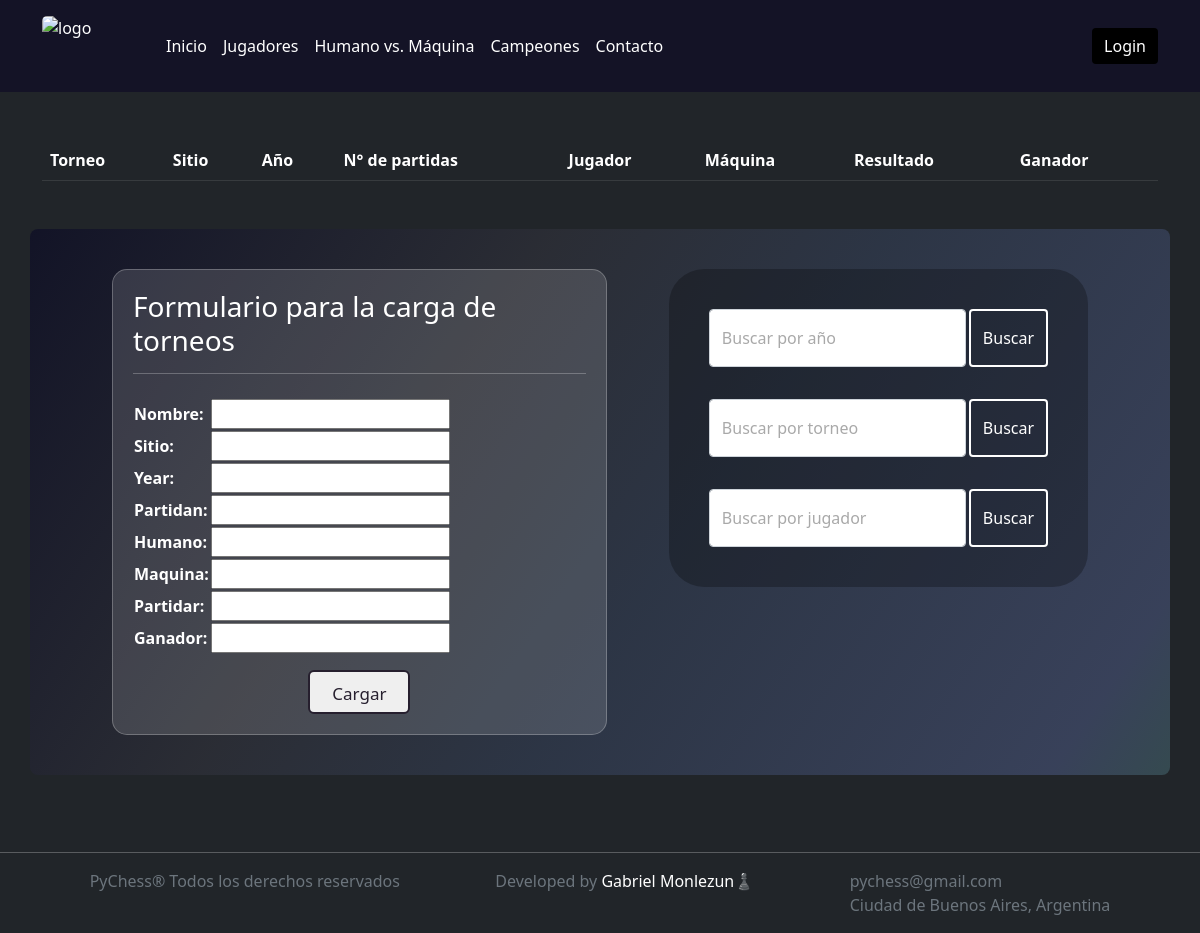
/Personas/torneo, run on an earlier commit of the app's database.
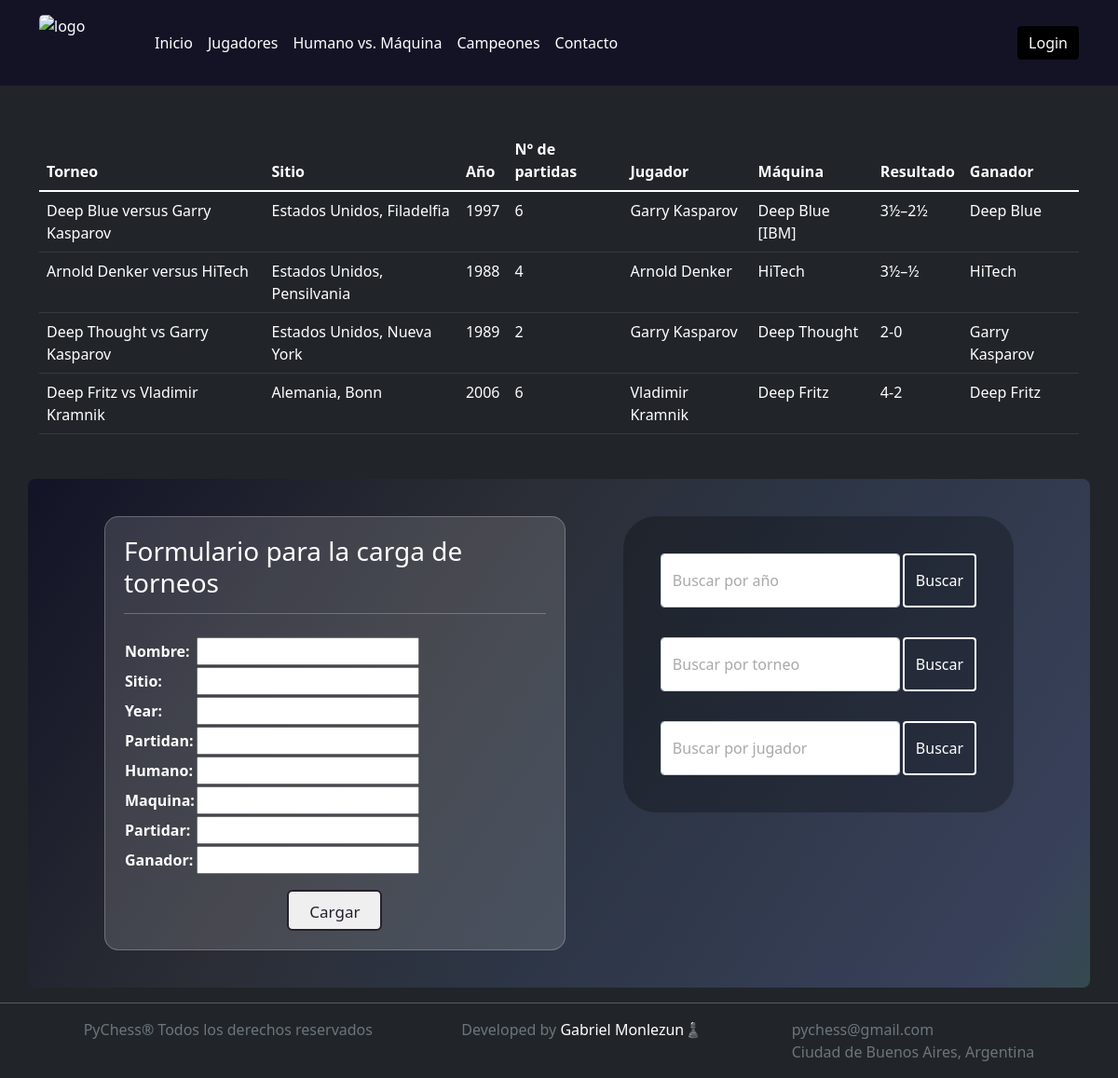
And on a later commit of the database.
### Personas/models.py (models this page shows, shortened)
class Torneo(models.Model):
    nombre=models.CharField(max_length=255)
    sitio=models.CharField(max_length=255)
    year=models.IntegerField()
    partidaN=models.IntegerField()
    humano=models.CharField(max_length=255)
    maquina=models.CharField(max_length=255)
    partidaR=models.CharField(max_length=10)
    ganador=models.CharField(max_length=255)

### Personas/views.py (the view)
# urls.py: path('torneo', torneo, name="Torneo"),
def torneo(request):
    torneos = Torneo.objects.all()
    if request.method == 'POST':
        formularioTorneo = TorneoFormulario(request.POST)
        print(formularioTorneo)
        if formularioTorneo.is_valid():
            informacion = formularioTorneo.cleaned_data
            persona = Torneo(nombre=informacion['nombre'], sitio=informacion['sitio'], year=informacion['year'], partidaN=informacion['partidaN'], humano=informacion['humano'], maquina=informacion['maquina'], partidaR=informacion['partidaR'], ganador=informacion['ganador'])
            persona.save()
            return render(request, "Personas/torneo.html", {"torneos":torneos}) #agregar un gracias por cargar
    else:
        formularioTorneo = TorneoFormulario()
    return render(request, "Personas/torneo.html", {"formularioTorneo":formularioTorneo, "torneos":torneos})

### Personas/forms.py
class TorneoFormulario(forms.Form):
    nombre=forms.CharField()
    sitio=forms.CharField()
    year=forms.IntegerField()
    partidaN=forms.IntegerField()
    humano=forms.CharField()
    maquina=forms.CharField()
    partidaR=forms.CharField()
    ganador=forms.CharField()

### Personas/templates/Personas/torneo.html (shortened to what the changed rows need)
{% extends "Personas/padre.html" %}
{% load static %}
{% block contenidoQueCambia %}
    <div class="container mt-5 mb-5">
        <table class="table table-dark table-hover">
            <thead>
                <th>
                    Torneo
                </th>
                <th>
                    Sitio
                </th>
                <th>
                    Año
                </th>
                <th>
                    N° de partidas
                </th>
                <th>
                    Jugador
                </th>
                <th>
                    Máquina
                </th>
                <th>
                    Resultado
                </th>
                <th>
                    Ganador
                </th>
            </thead>
            <tbody>
                {% for torneo in torneos %}
                    <tr>
                        <td>
                            {{torneo.nombre}}
                        </td>
                        <td>
                            {{torneo.sitio}}
                        </td>
                        <td>
                            {{torneo.year}}
                        </td>
                        <td>
                            {{torneo.partidaN}}
                        </td>
                        <td>
                            {{torneo.humano}}
                        </td>
                        <td>
                            {{torneo.maquina}}
                        </td>
                        <td>
                            {{torneo.partidaR}}
                        </td>
                        <td>
                            {{torneo.ganador}}
                        </td>
                    </tr>
                {% endfor %}
            </tbody>
        </table>
    </div>
    <div class="container mt-4 d-flex flex-row justify-content-evenly  align-items-start buscaYcarga">
        <div class="d-flex flex-column align-items-center justify-content-center formCargaJugadores">
            <form action="" method="POST" class="">{% csrf_token %}
                    <table class="">
                        <div class="formulario_inputs">
                            {{ formularioTorneo.as_table }}
                        </div>
                    </table>
            </form>
        </div>
    </div>
{% endblock %}

What changed in the data, as far as the page shows it:
added Torneo: nombre "Deep Blue versus Garry Kasparov", sitio "Estados Unidos, Filadelfia", year "1997", partidaN "6", humano "Garry Kasparov", maquina "Deep Blue [IBM]", partidaR "3½–2½", ganador "Deep Blue"
added Torneo: nombre "Arnold Denker versus HiTech", sitio "Estados Unidos, Pensilvania", year "1988", partidaN "4", humano "Arnold Denker", maquina "HiTech", partidaR "3½–½", ganador "HiTech"
added Torneo: nombre "Deep Thought vs Garry Kasparov", sitio "Estados Unidos, Nueva York", year "1989", partidaN "2", humano "Garry Kasparov", maquina "Deep Thought", partidaR "2-0", ganador "Garry Kasparov"
added Torneo: nombre "Deep Fritz vs Vladimir Kramnik", sitio "Alemania, Bonn", year "2006", partidaN "6", humano "Vladimir Kramnik", maquina "Deep Fritz", partidaR "4-2", ganador "Deep Fritz"
